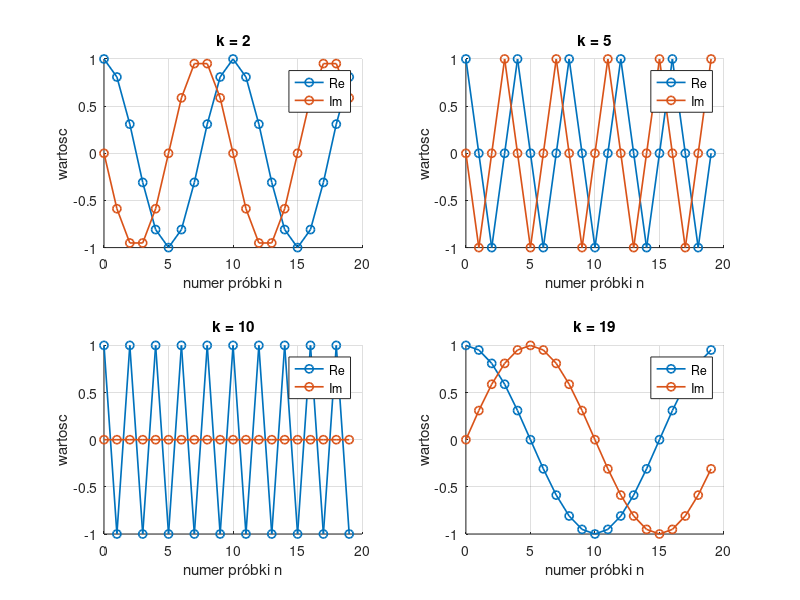

Write the MATLAB code that produced this figure.
clc; clear; close all;

% parametry
N = 20; % liczba probek
k_values = [2, 5, 10, 19]; % Wybrane wartości k

% wektor numerów probek
n = 0:(N-1);

% tworzenie okna z wykresami
num_k = length(k_values);  % liczba wartości k
rows = ceil(num_k / 2);    % liczba wierszy w układzie subplotów

figure;
for i = 1:num_k
    k = k_values(i);

    % obliczenie funkcji bazowej
    f = exp(-1i * 2 * pi * k * n / N);

    % nowy subplot
    subplot(rows, 2, i);
    hold on; grid on;

    % rysowanie czesci rzeczywistej i urojonej
    plot(n, real(f), '-o', 'LineWidth', 1.2, 'DisplayName', 'Re');
    plot(n, imag(f), '-o', 'LineWidth', 1.2, 'DisplayName', 'Im');

    % opis wykresu
    title(['k = ' num2str(k)]);
    xlabel('numer próbki n');
    ylabel('wartosc');
    legend show;
endfor

